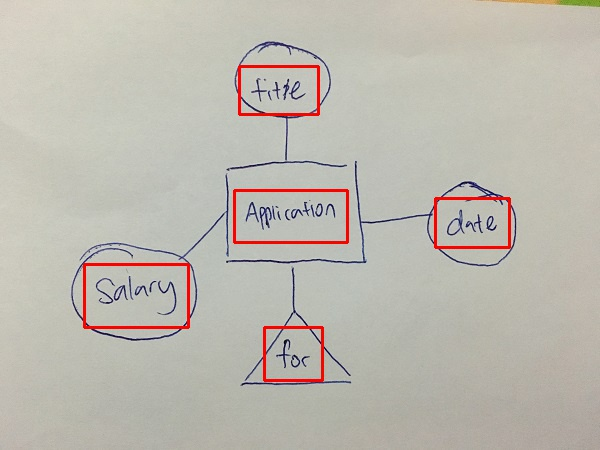
#> input picture 01.text/images/1.jpg, 600 x 450 px
$ python imShow.py
#> lines starting #> are read from the running program, lines starting #| are printed output that depends on the picture
import cv2
import matplotlib.pyplot as plt

#회색
grayImg = cv2.imread('./images/1.jpg', cv2.IMREAD_GRAYSCALE)
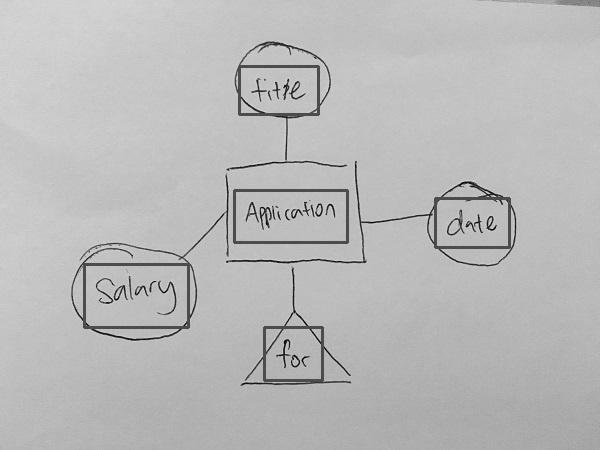
#> grayImg: shape (450, 600); min 1, max 222, mean 185.5

plt.imshow(grayImg, cmap='gray', interpolation='bicubic')
plt.xticks([])
plt.yticks([])
plt.show()

cv2.waitKey(0) #아무키나 누르면 지나감 안에 값이 1이면 그냥 지나가지만 키를 눌렀을때 반응함
cv2.destroyAllWindows()

$ run again, with 01.text/images/2.jpg copied over 01.text/images/1.jpg
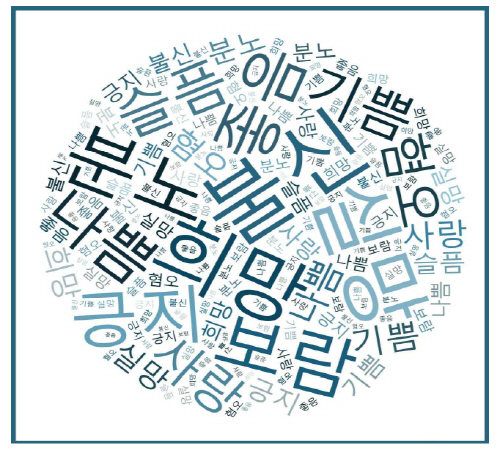
#> input picture 01.text/images/2.jpg, 500 x 449 px
#> `grayImg = cv2.imread('./images/1.jpg', cv2.IMREAD_GRAYSCALE)`:
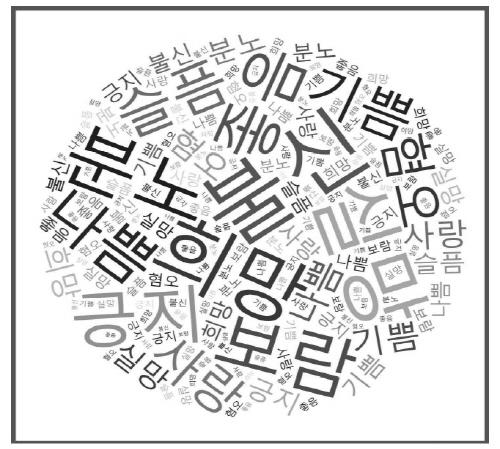
#> grayImg: shape (449, 500); min 23, max 255, mean 222
